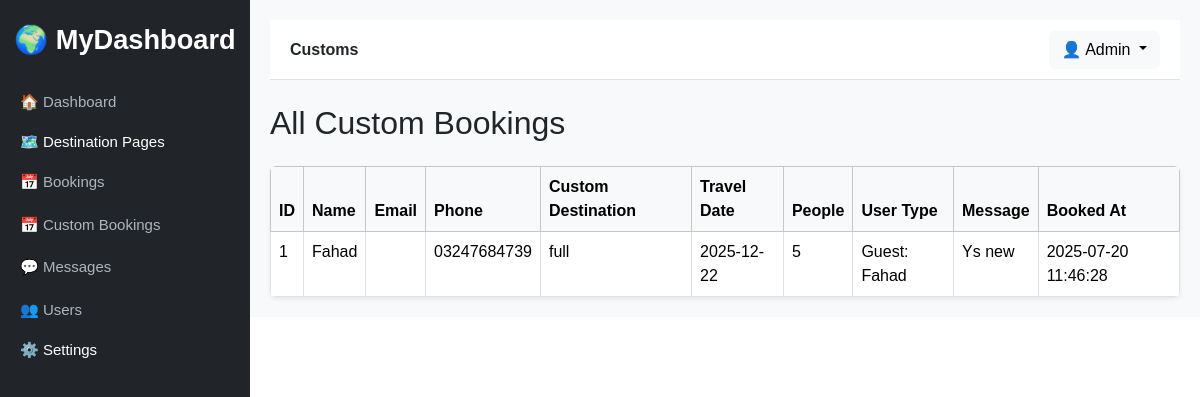
Page /admin/bookings/customs (signed in) on the earlier database version.
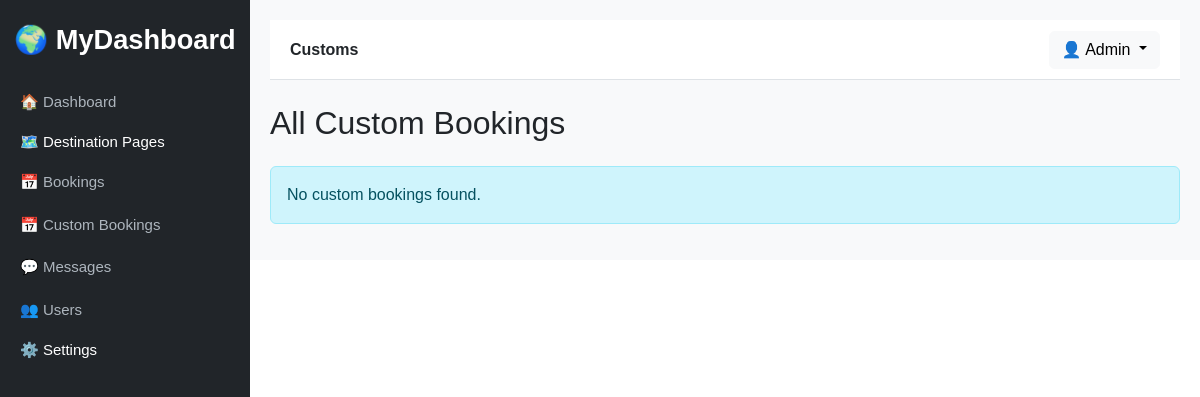
Same page on the later database version.
### tables this page shows
CREATE TABLE IF NOT EXISTS `custom_bookings` (
  `id` int NOT NULL AUTO_INCREMENT,
  `user_id` int DEFAULT NULL,
  `guest_id` int DEFAULT NULL,
  `name` varchar(255) NOT NULL,
  `email` varchar(255) DEFAULT NULL,
  `phone` varchar(20) DEFAULT NULL,
  `custom_destination` varchar(255) NOT NULL,
  `travel_date` date DEFAULT NULL,
  `people` int DEFAULT NULL,
  `message` text,
  `created_at` timestamp NULL DEFAULT CURRENT_TIMESTAMP,
  PRIMARY KEY (`id`),
  KEY `guest_id` (`guest_id`),
  KEY `user_id` (`user_id`)
);

CREATE TABLE IF NOT EXISTS `guest_users` (
  `id` int NOT NULL AUTO_INCREMENT,
  `name` varchar(100) DEFAULT NULL,
  `email` varchar(150) DEFAULT NULL,
  `phone` varchar(20) DEFAULT NULL,
  `created_at` timestamp NULL DEFAULT CURRENT_TIMESTAMP,
  PRIMARY KEY (`id`)
);

### index.php (called while the page is built, shortened)
<?php
$request = strtok($_GET['page'] ?? 'home', '?');
$path = "pages/$request.php";
$layout = 'layouts/main.php';
if (preg_match('/^admin\//', $request)) {
    $layout = 'layouts/admin.php';
} elseif (preg_match('/^user\//', $request)) {
    require_once 'includes/auth_user.php';
    $layout = 'layouts/admin.php';
} elseif (in_array($request, ['login', 'register'])) {
    require_once $path;
    exit;
}
require_once $layout;

### pages/admin/bookings/customs.php (the view)
<?php
require_once 'config/db.php';
$sql = "SELECT cb.*, u.name AS user_name, gu.name AS guest_name
        FROM custom_bookings cb
        LEFT JOIN users u ON cb.user_id = u.id
        LEFT JOIN guest_users gu ON cb.guest_id = gu.id
        ORDER BY cb.id DESC";
$result = $conn->query($sql);
?>
<div class="">
    <h2 class="mb-4">All Custom Bookings</h2>
    <?php if ($result->num_rows > 0): ?>
        <div class="table-responsive bg-white shadow-sm rounded">
            <table class="table table-bordered table-hover mb-0">
                <thead class="table-light">
                    <tr>
                        <th>ID</th>
                        <th>Name</th>
                        <th>Email</th>
                        <th>Phone</th>
                        <th>Custom Destination</th>
                        <th>Travel Date</th>
                        <th>People</th>
                        <th>User Type</th>
                        <th>Message</th>
                        <th>Booked At</th>
                    </tr>
                </thead>
                <tbody>
                    <?php while ($row = $result->fetch_assoc()): ?>
                        <tr>
                            <td><?= $row['id'] ?></td>
                            <td><?= htmlspecialchars($row['name']) ?></td>
                            <td><?= htmlspecialchars($row['email']) ?></td>
                            <td><?= htmlspecialchars($row['phone']) ?></td>
                            <td><?= htmlspecialchars($row['custom_destination']) ?></td>
                            <td><?= $row['travel_date'] ?></td>
                            <td><?= $row['people'] ?></td>
                            <td>
                                <?= $row['user_id'] ? "User: " . htmlspecialchars($row['user_name']) : "Guest: " . htmlspecialchars($row['guest_name']) ?>
                            </td>
                            <td><?= nl2br(htmlspecialchars($row['message'])) ?></td>
                            <td><?= $row['created_at'] ?></td>
                        </tr>
                    <?php endwhile; ?>
                </tbody>
            </table>
        </div>
    <?php else: ?>
        <div class="alert alert-info">No custom bookings found.</div>
    <?php endif; ?>
</div>

Differences in the rows shown:
removed custom_bookings: id "1", name "Fahad", phone "03247684739", custom_destination "full", travel_date "2025-12-22", people "5", guest.name "Fahad", message "Ys new", created_at "2025-07-20 11:46:28"
Other differences:
text no longer shown: "ID Name Email Phone Custom Destination Travel Date People User Type Message Booked At"
text now shown: "No custom bookings found."
